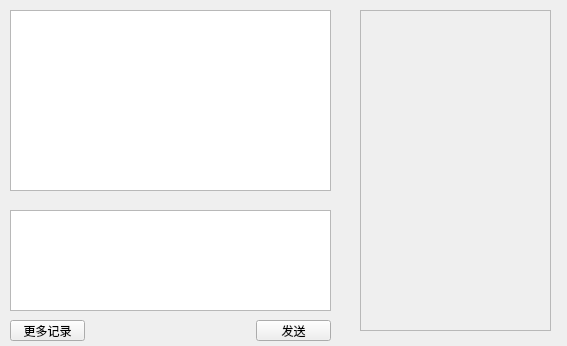
<?xml version="1.0" encoding="UTF-8"?>
<ui version="4.0">
 <class>Ourchatdialog</class>
 <widget class="QWidget" name="Ourchatdialog">
  <property name="geometry">
   <rect>
    <x>0</x>
    <y>0</y>
    <width>567</width>
    <height>346</height>
   </rect>
  </property>
  <property name="minimumSize">
   <size>
    <width>567</width>
    <height>346</height>
   </size>
  </property>
  <property name="maximumSize">
   <size>
    <width>567</width>
    <height>346</height>
   </size>
  </property>
  <property name="windowTitle">
   <string>Form</string>
  </property>
  <widget class="QTextEdit" name="textEdit">
   <property name="geometry">
    <rect>
     <x>10</x>
     <y>210</y>
     <width>321</width>
     <height>101</height>
    </rect>
   </property>
  </widget>
  <widget class="QScrollArea" name="scrollArea">
   <property name="geometry">
    <rect>
     <x>360</x>
     <y>10</y>
     <width>191</width>
     <height>321</height>
    </rect>
   </property>
   <property name="widgetResizable">
    <bool>true</bool>
   </property>
   <widget class="QWidget" name="scrollAreaWidgetContents">
    <property name="geometry">
     <rect>
      <x>0</x>
      <y>0</y>
      <width>189</width>
      <height>319</height>
     </rect>
    </property>
    <layout class="QVBoxLayout" name="verticalLayout">
     <item>
      <widget class="QWidget" name="our_wdg" native="true"/>
     </item>
     <item>
      <spacer name="verticalSpacer">
       <property name="orientation">
        <enum>Qt::Vertical</enum>
       </property>
       <property name="sizeHint" stdset="0">
        <size>
         <width>20</width>
         <height>282</height>
        </size>
       </property>
      </spacer>
     </item>
    </layout>
   </widget>
  </widget>
  <widget class="QTextBrowser" name="textBrowser">
   <property name="geometry">
    <rect>
     <x>10</x>
     <y>10</y>
     <width>321</width>
     <height>181</height>
    </rect>
   </property>
  </widget>
  <widget class="QPushButton" name="pb_commit">
   <property name="geometry">
    <rect>
     <x>256</x>
     <y>320</y>
     <width>75</width>
     <height>21</height>
    </rect>
   </property>
   <property name="text">
    <string>发送</string>
   </property>
  </widget>
  <widget class="QPushButton" name="pb_getmore">
   <property name="geometry">
    <rect>
     <x>10</x>
     <y>320</y>
     <width>75</width>
     <height>21</height>
    </rect>
   </property>
   <property name="text">
    <string>更多记录</string>
   </property>
  </widget>
 </widget>
 <resources/>
 <connections/>
</ui>
